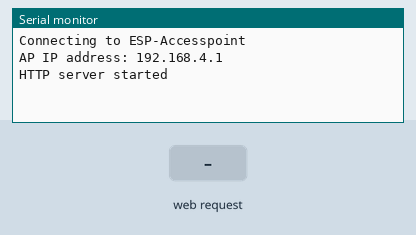
This sketch was run on a simulated ESP8266 (NodeMCU). On the bench: the last lines printed to the serial monitor. Inputs (shaded band) come from the test bench.

Above: at 1.2 s.
1.3 s: HTTP request GET /save?hh=1 received
At 2.3 s:
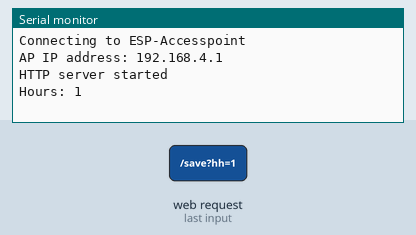
2.8 s: HTTP request GET /save?mm=1 received
At 3.4 s:
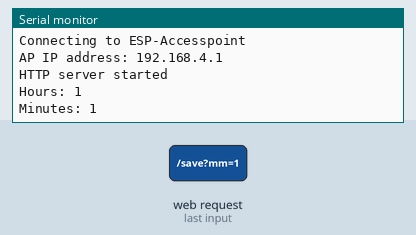
4.3 s: HTTP request GET /save?ss=1 received
At 5.8 s:
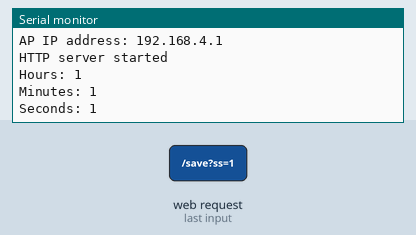

The sketch:

ESP_DateTime.ino
```cpp
// Libraries
#include <ESP8266WiFi.h>
#include <ESP8266WebServer.h>


// WiFi network
const char* ssid = "ESP-Accesspoint";
const char* password = "12345678";  // set to "" for open access point w/o passwortd

ESP8266WebServer server ( 80 );


char htmlResponse[3000];

void handleRoot() {

  snprintf ( htmlResponse, 3000,
"<!DOCTYPE html>\
<html lang=\"en\">\
  <head>\
    <meta charset=\"utf-8\">\
    <meta name=\"viewport\" content=\"width=device-width, initial-scale=1\">\
  </head>\
  <body>\
          <h1>Time</h1>\
          <input type='text' name='date_hh' id='date_hh' size=2 autofocus> hh \
          <input type='text' name='date_mm' id='date_mm' size=2 autofocus> mm \
          <input type='text' name='date_ss' id='date_ss' size=2 autofocus> ss \
          <div>\
          <br><button id=\"save_button\">Save</button>\
          </div>\
    <script src=\"https://ajax.googleapis.com/ajax/libs/jquery/1.11.3/jquery.min.js\"></script>\
    <script>\
      var hh;\
      var mm;\
      var ss;\
      $('#save_button').click(function(e){\
        e.preventDefault();\
        hh = $('#date_hh').val();\
        mm = $('#date_mm').val();\
        ss = $('#date_ss').val();\
        $.get('/save?hh=' + hh + '&mm=' + mm + '&ss=' + ss, function(data){\
          console.log(data);\
        });\
      });\
    </script>\
  </body>\
</html>");

   server.send ( 200, "text/html", htmlResponse );

}


void handleSave() {
  if (server.arg("hh")!= ""){
    Serial.println("Hours: " + server.arg("hh"));
  }

  if (server.arg("mm")!= ""){
    Serial.println("Minutes: " + server.arg("mm"));
  }

  if (server.arg("ss")!= ""){
    Serial.println("Seconds: " + server.arg("ss"));
  }

}


void setup() {

  // Start serial
  Serial.begin(115200);
  delay(10);

  // Connecting to a WiFi network
  Serial.println();
  Serial.println();
  Serial.print("Connecting to ");
  Serial.println(ssid);

  WiFi.softAP(ssid, password);

  IPAddress myIP = WiFi.softAPIP();
  Serial.print("AP IP address: ");
  Serial.println(myIP);

  server.on ( "/", handleRoot );
  server.on ("/save", handleSave);

  server.begin();
  Serial.println ( "HTTP server started" );


}

void loop() {
  server.handleClient();
}
```

Measured:
- after the input at 1.3 s, the serial monitor: prints a new line at once (image 1)
- after the input at 2.8 s, the serial monitor: prints a new line at once (image 2)
- after the input at 4.3 s, the serial monitor: prints a new line at once (image 3)
